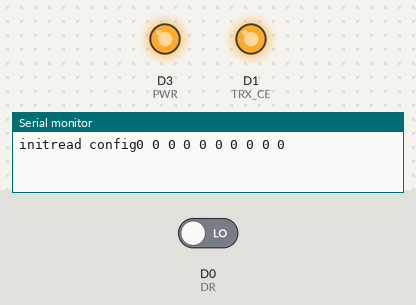
The sketch below on a simulated ESP8266 (NodeMCU). On the bench: output pins drawn as LEDs (lit = HIGH), the last lines printed to the serial monitor. Inputs (shaded band) come from the test bench; at power-on: D0 (DR) LOW. Pins used as bus, display or sensor lines are not drawn.

Above: at 1.2 s.
1.3 s: D0 (DR) driven HIGH
At 2.11 s:
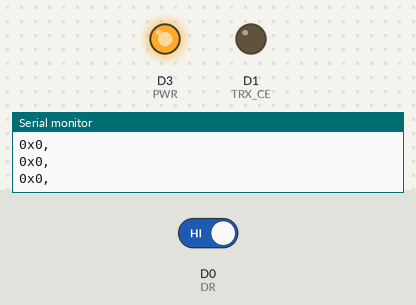
4.3 s: D0 (DR) driven LOW
Timing chart, 0 to 7.3 s (numbered marks = the images above; inputs shaded):
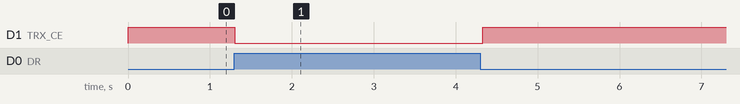

The sketch:

HERU_radio_logger.ino
```cpp
#include "NRF905.h"
#include <SPI.h>
#define BUF_LEN          32
#define CONF_LEN         10

//NRF905 nrf905;

unsigned char rx_buf[100]= {0};
unsigned char read_config_buf[CONF_LEN];

void setup()
{
    char i;
    /** serial communication configurate */
    Serial.begin(9600);
    //pinMode(10,OUTPUT);
    nrf905=NRF905();

    /** pin/port configuration */
    Serial.print("init");
    nrf905.init();


    /***************************************************
        default configuration, need to specify frequency
        choose Z-Wave frequency band, support :
        US		908.42Mhz
        EUROPE		868.42MHz
        AFRICA		868.42MHz
        CHINA		868.42MHz
        HK		919.82MHz
        JAPAN		853.42MHz
        AUSTRALIA	921.42MHz
        NEW_ZEALAND	921.42MHz
        BRASIL		921.42MHz
        RUSSIA		896MHz
    */

	nrf905.write_config(EUROPE);

    /***********************************************************
	read register configuration, check register value written */
    Serial.print("read config");
    nrf905.read_config(read_config_buf);

        /** test configuration */
    for(i=0; i<CONF_LEN; i++){
        Serial.print(read_config_buf[i],HEX);
        Serial.print(' ');
    }
    Serial.println(' ');
}

void loop()
{
    char i;

    if(nrf905.RX(rx_buf)==1)
	{
		for(i=0; i<=rx_buf[0]; i++){
		Serial.print("0x");
        Serial.print(rx_buf[i],HEX);
        Serial.print(",");
    }
	Serial.println(" ");
	}

}
```

NRF905.cpp
```cpp
#include "NRF905.h"
#include <SPI.h>

/** define a ultity */
NRF905 nrf905;

/*unsigned char config_info_buf[10]={
        0x76,                   //CH_NO,868.4MHZ
        0x0E,                   //output power 10db, resend disable, Current Normal operation
        0x44,                   //4-byte address
        0x20,0x20,              //receive or send data length 32 bytes
        0xCC,0xCC,0xCC,0xCC,    //receiving address
        0x58,                   //CRC enable,8bit CRC,external clock disable,16MHZ Oscillator
};*/
unsigned char config_info_buf[10]={
        0x75,                   // är 0x76 i fjärren men verkar inte funka då...
        0x0E,
        0x44,                   //4-byte address
        0x20,0x20,              //receive or send data length 32 bytes
        0x6C,0xD3,0x5A,0xE2,    //receiving address
        0xD8,                   //CRC enable,16bit CRC,external clock disable,16MHZ Oscillator
};


PROGMEM unsigned int freq_tab[10] = {
    0x13e,
    0x076,
    0x076,
    0x076,
    0x177,
    0x02b,
    0x17f,
    0x17f,
    0x17f,
    0x100,
};

//-------------------initial nRF905---------------------------------------------
NRF905::NRF905(void)
{
    /*TXEN=5;
    TRX_CE=4;
    PWR=3;
    //CSN=10;
    CSN=D8;
    AM=9;
    DR=8;
    CD=7;*/
    TXEN=D2;
    TRX_CE=D1;
    PWR=D3;
    CSN=D8;
    //AM=D4;
    DR=D0;
    //CD=D3;
}
NRF905::NRF905(int css)
{
    TXEN=5;
    TRX_CE=4;
    PWR=3;
    CSN=css;
    AM=9;
    DR=8;
    CD=7;
}

void NRF905::init(void)
{
    pinMode(CSN, OUTPUT);
	digitalWrite(CSN, HIGH); // Spi disable

	pinMode(DR, INPUT);	// Init DR for input

	//pinMode(AM, INPUT);// Init AM for input

	//pinMode(CD, INPUT);// Init CD for input

	pinMode(PWR, OUTPUT);
	digitalWrite(PWR, HIGH);// nRF905 power on

	pinMode(TRX_CE, OUTPUT);
	digitalWrite(TRX_CE, LOW);// Set nRF905 in standby mode

	pinMode(TXEN, OUTPUT);
	digitalWrite(TXEN, LOW);// set radio in Rx mode

	SPI.setBitOrder(MSBFIRST);
    SPI.setDataMode(SPI_MODE0);
    SPI.begin();
    //SPI.setFrequency(1000000);

    /** wait for nrf905 STANDBY */
    delay(3);
}

//---------------wite to configuration register-----------------
void NRF905::write_config(unsigned char *conf_buf)
{
	digitalWrite(CSN,LOW);						// Spi enable for write a spi command
	/** send write configuration command */
	SPI.transfer(WC);
	for (int i=0;i<10;i++)	// Write configration words
	{
	   SPI.transfer(conf_buf[i]);
	}
	digitalWrite(CSN,HIGH);					// Disable Spi
}

void NRF905::write_config(nrf905_freq_type freq_band)
{
    /*if(freq_band < 10){
        config_info_buf[0] = (unsigned char)freq_tab[freq_band];
        if(freq_tab[freq_band]&0x100){
            config_info_buf[1] |= 0x01;
        }else{
            config_info_buf[1] &= ~0x01;
        }
    }*/
    // Spi enable for write a spi command
	digitalWrite(CSN,LOW);
	/** send write configuration command */
	SPI.transfer(WC);
	for (int i=0;i<10;i++)	// Write configration words
	{
	   SPI.transfer(config_info_buf[i]);
	}
	digitalWrite(CSN,HIGH);					// Disable Spi
  set_rx();
}

void NRF905::read_config(unsigned char *conf_buf)
{
    digitalWrite(CSN,LOW);						// Spi enable for write a spi command

    /** send read configuration command */
    SPI.transfer(RC);
	for (int i=0;i<10;i++)
	{
	   conf_buf[i] = SPI.transfer(0x00);
	}
	digitalWrite(CSN,HIGH);					// Disable Spi
}

/*unsigned char NRF905::RX(unsigned char *TxRxBuffer)
{
    int i;
    set_rx();			// Set nRF905 in Rx mode
    delay(1);
    if(check_ready()==1)
    {
       i=RxPacket(TxRxBuffer);
       delay(1);
       return(i);
    }
    delay(1);
    return(0);
}*/
unsigned char NRF905::RX(unsigned char *TxRxBuffer)
{
    set_rx();      // Set nRF905 in Rx mode
    if(check_ready()==1)
	{
		RxPacket(TxRxBuffer);
		return(1);
	}
	else return(0);
}


void NRF905::TX(unsigned char *TxRxBuf)
{

    // Send data by nRF905
    set_tx();
    TxPacket(config_info_buf+5, TxRxBuf);
}

void NRF905::TxPacket(unsigned char *TxAddress, unsigned char *TxRxBuf)
{
	int i;

  //unsigned char read_addr_buf[32];

  digitalWrite(CSN,LOW);
	// Write payload command
	SPI.transfer(WTP);
  Serial.print("Sänder:");
	for (i=0;i<TxRxBuf[0]+1;i++){
	    // Write Tx data
		SPI.transfer(TxRxBuf[i]);
   Serial.print(TxRxBuf[i],HEX);
	}
 Serial.print("\n");
	digitalWrite(CSN,HIGH);
	delay(1);

    // Spi enable for write a spi command
	digitalWrite(CSN,LOW);
	// Write address command
	SPI.transfer(WTA);
	// Write 4 bytes address
  Serial.print("Tx address:");
	for (i=0;i<4;i++){
		SPI.transfer(TxAddress[i]);
    Serial.print(TxAddress[i],HEX);
	}
  Serial.print("\n");
  //////////////////////
  /*
  digitalWrite(CSN,HIGH);
  delay(1);
  digitalWrite(CSN,LOW);            // Spi enable for write a spi command

    /
    SPI.transfer(RTA);
  for (int i=0;i<4;i++)
  {
     read_addr_buf[i] = SPI.transfer(0x00);
     Serial.print("Läst tx address: ");
     Serial.print(read_addr_buf[i],HEX);
  }
  Serial.print("\n");

  digitalWrite(CSN,HIGH);
  delay(1);
  digitalWrite(CSN,LOW);            // Spi enable for write a spi command


    SPI.transfer(RTP);
    Serial.print("TXL: ");
  for (int i=0;i<32;i++)
  {
     read_addr_buf[i] = SPI.transfer(0x00);
     Serial.print(read_addr_buf[i],HEX);
     Serial.print(" ");
  }
  Serial.print("\n");
  digitalWrite(CSN,HIGH);         // Disable Spi
  */
  //////////////////////
	// Spi disable
	digitalWrite(CSN,HIGH);

	// Set TRX_CE high,start Tx data transmission, CE high, then TXEN low to get back to recieve mode
	digitalWrite(TRX_CE,HIGH);
	delay(1);
	digitalWrite(TXEN,LOW);
}

void NRF905::set_tx(void)
{
	digitalWrite(TRX_CE,LOW);
	digitalWrite(TXEN,HIGH);

	// delay for mode change(>=650us)
	delay(1);
}


void NRF905::set_rx(void)
{
	digitalWrite(TXEN, LOW);
	digitalWrite(TRX_CE, HIGH);

	// delay for mode change(>=650us)
	delayMicroseconds(800);
};

unsigned char NRF905::check_ready(void)
{
    if(digitalRead(DR) == HIGH)	{
		return 1;
	}
	else{
		return 0;
	}
}

void NRF905::RxPacket(unsigned char *TxRxBuffer)
{
  int i;
    digitalWrite(TRX_CE,LOW);
  digitalWrite(CSN,LOW);
    delay(1);
  SPI.transfer(RRP);
    delay(1);
  for (i = 0 ;i < 32 ;i++){
    TxRxBuffer[i]=SPI.transfer(NULL);;
        delay(1);
  }
  digitalWrite(CSN,HIGH);
    delay(1);
  digitalWrite(TRX_CE,HIGH);
  delay(1);
}


/*int NRF905::RxPacket(unsigned char *TxRxBuffer)
{
	int i=0;
  char length=0;
    digitalWrite(TRX_CE,LOW);
	digitalWrite(CSN,LOW);
  delay(1);
	SPI.transfer(RRP);
  delay(1);
  length=SPI.transfer(NULL);
	for (i = 0 ;i < length ;i++)
	{
		TxRxBuffer[i]=SPI.transfer(NULL);
    //delay(1); Borttaget eftersom aggregatet svarar för tidigt annars när fjärren sänt
  }
	digitalWrite(CSN,HIGH);
  delay(1);
	digitalWrite(TRX_CE,HIGH);
	delay(1);
  return(length);
}*/
```

NRF905.h
```cpp
#ifndef NRF905_h
#define NRF905_h

#if defined(ARDUINO) && ARDUINO >= 100
#include "Arduino.h"
#else
#include "WProgram.h"
#endif


/** nrf905 instruction set */
#define WC		0x00
#define RC		0x10
#define WTP		0x20
#define RTP		0x21
#define WTA		0x22
#define RTA		0x23
#define RRP		0x24

typedef enum
{
    US = 0,             /** 908.42Mhz */
    EUROPE = 1,         /** 868.42MHz */
    AFRICA  = 2,         /** 868.42MHz */
    CHINA = 3,          /** 868.42MHz */
    HK = 4,             /** 919.82MHz */
    JAPAN = 5,          /** 853.42MHz */
    AUSTRALIA = 6,      /** 921.42MHz */
    NEW_ZEALAND = 7,    /** 921.42MHz */
    BRASIL = 8,         /** 921.42MHz */
    RUSSIA = 9,         /** 896.00MHz */
} nrf905_freq_type;


class NRF905
{
public:
    NRF905(void);
    NRF905(int css);

    void init();
    void write_config(unsigned char *conf_buf);
    void write_config(nrf905_freq_type freq_band);
    void read_config(unsigned char *conf_buf);
    unsigned char RX(unsigned char *TxRxBuffer);
    void TX(unsigned char *TxRxBuf);

private:
    void set_rx(void);
    void set_tx(void);
    unsigned char check_ready(void);

    void RxPacket(unsigned char *TxRxBuffer);
    void TxPacket(unsigned char *TxAddress, unsigned char *TxRxBuf);

    //----------------------------------------------NRF905 IO------------------------------------------------------
    int TXEN;
    int TRX_CE;
    int PWR;
    //----------------------------------------------NRF905 SPI---------------------------------------------------
    int	CSN;
    //----------------------------------------nrf905 status IO---------------------------------------------------------
    int	AM;
    int	DR;
    int	CD;
};

extern NRF905 nrf905;

#endif
```

Measured:
- after the input at 1.3 s, D1 (TRX_CE): HIGH → LOW at once
- after the input at 4.3 s, D1 (TRX_CE): LOW → HIGH at once
